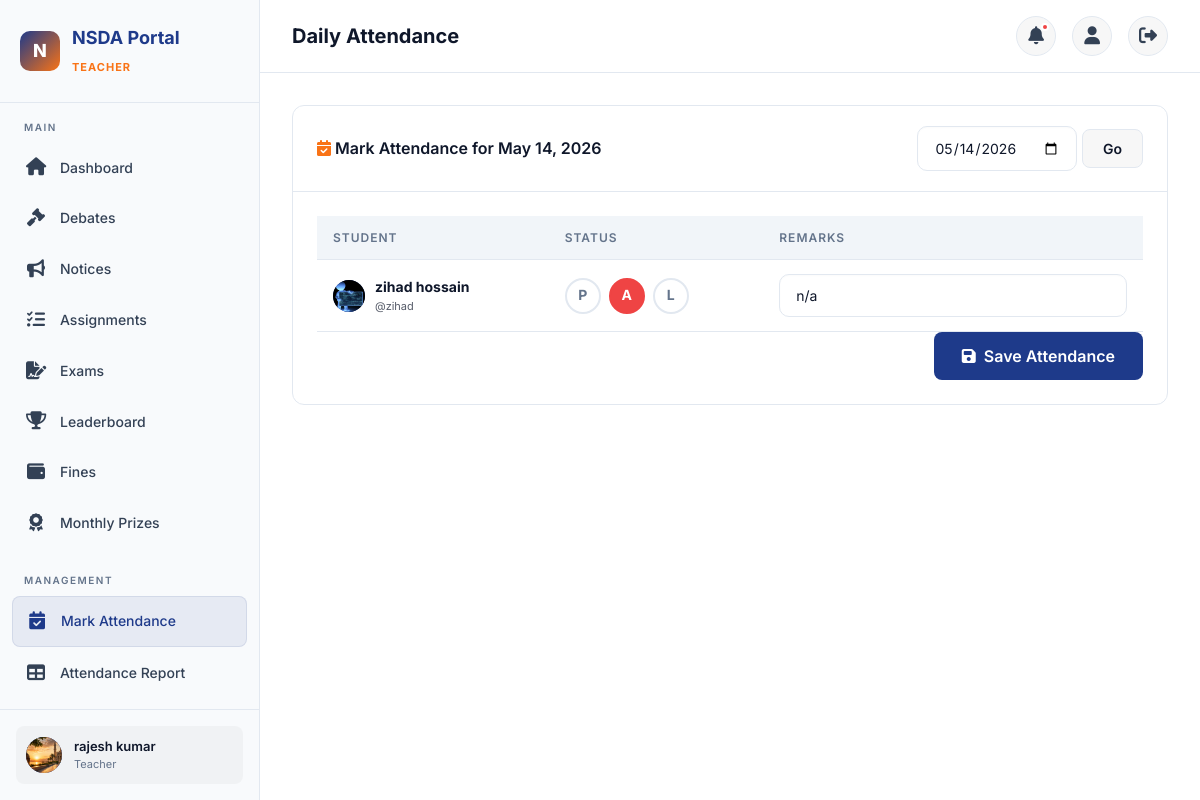
The app's page /attendance/mark/ (signed in) with its own data.
### accounts/models.py (models this page shows, shortened)
class User(AbstractUser):
    class Role(models.TextChoices):
        STUDENT = 'student', 'Student'
        CR = 'cr', 'Class Representative'
        TEACHER = 'teacher', 'Teacher'
        ADMIN = 'admin', 'Admin'
    role = models.CharField(
        max_length=10,
        choices=Role.choices,
        default=Role.STUDENT,
    )
    profile_picture = models.ImageField(
        upload_to='profiles/',
        blank=True,
        null=True,
    )
    phone = models.CharField(max_length=20, blank=True)
    bio = models.TextField(blank=True)
    grade_level = models.CharField(max_length=50, blank=True)
    school = models.CharField(max_length=200, blank=True)
    date_of_birth = models.DateField(blank=True, null=True)
    created_at = models.DateTimeField(auto_now_add=True)
    updated_at = models.DateTimeField(auto_now=True)
    @property
    def is_student(self):
        return self.role == self.Role.STUDENT
    @property
    def is_cr(self):
        return self.role == self.Role.CR
    @property
    def is_teacher(self):
        return self.role == self.Role.TEACHER
    @property
    def is_admin_user(self):
        return self.role == self.Role.ADMIN

### attendance/views.py (the view, shortened to what this page needs)
# urls.py: path('mark/', views.AttendanceMarkView.as_view(), name='mark'),
class AttendanceMarkView(TeacherOrAdminRequiredMixin, View):
    template_name = 'attendance/mark_attendance.html'
    def get(self, request):
        date_str = request.GET.get('date', timezone.now().date().isoformat())
        date = datetime.strptime(date_str, '%Y-%m-%d').date()
        students = User.objects.filter(role=User.Role.STUDENT).order_by('username')
        existing_attendance = Attendance.objects.filter(date=date).values('student_id', 'status', 'remarks')
        attendance_dict = {a['student_id']: {'status': a['status'], 'remarks': a['remarks']} for a in existing_attendance}
        return render(request, self.template_name, {
            'students': students,
            'date': date,
            'attendance_dict': attendance_dict,
        })

### accounts/mixins.py (called while the page is built)
    def test_func(self):
        return self.request.user.role in ('teacher', 'admin')

### portal/context_processors.py (called while the page is built)
def notifications_processor(request):
    if request.user.is_authenticated:
        unread_count = Notification.objects.filter(
            user=request.user, is_read=False
        ).count()
        recent_notifications = Notification.objects.filter(
            user=request.user
        ).order_by('-created_at')[:5]
        return {
            'unread_notifications_count': unread_count,
            'recent_notifications': recent_notifications
        }
    return {'unread_notifications_count': 0, 'recent_notifications': []}

### portal/templatetags/portal_extras.py (called while the page is built)
@register.filter
def get_item(dictionary, key):
    if dictionary:
        return dictionary.get(key)
    return None

### templates/attendance/mark_attendance.html (shortened to what this page needs)
{% extends "base.html" %}
{% load portal_extras %}
{% block page_title %}Daily Attendance{% endblock %}
{% block content %}
<div class="card animate-fade-in">
    <div class="card-header flex-between">
        <h3><i class="fas fa-calendar-check" style="color:var(--accent);"></i> Mark Attendance for {{ date }}</h3>
        <form method="GET" class="flex-center gap-12">
            <input type="date" name="date" value="{{ date|date:'Y-m-d' }}" class="form-control" style="width: auto;">
            <button type="submit" class="btn btn-secondary">Go</button>
        </form>
    </div>
    <div class="card-body">
        <form method="POST">
            <div class="table-container">
                <table>
                    <thead>
                        <tr>
                            <th>Student</th>
                            <th>Status</th>
                            <th>Remarks</th>
                        </tr>
                    </thead>
                    <tbody>
                        {% for student in students %}
                        {% with att=attendance_dict|get_item:student.id %}
                        <tr>
                            <td>
                                <div style="display:flex; align-items:center; gap:10px;">
                                    <div class="user-avatar" style="width:32px; height:32px; font-size:12px;">
                                        {% if student.profile_picture %}
                                            <img src="{{ student.profile_picture.url }}" alt="">
                                        {% else %}
                                            {{ student.username|first|upper }}
                                        {% endif %}
                                    </div>
                                    <div>
                                        <strong>{{ student.get_full_name|default:student.username }}</strong>
                                        <div class="text-xs text-muted">@{{ student.username }}</div>
                                    </div>
                                </div>
                            </td>
                            <td>
                                <div class="attendance-options">
                                    <label class="att-opt">
                                        <span class="opt-label present">P</span>
                                    </label>
                                    <label class="att-opt">
                                        <span class="opt-label absent">A</span>
                                    </label>
                                    <label class="att-opt">
                                        <span class="opt-label late">L</span>
                                    </label>
                                </div>
                            </td>
                            <td>
                                <input type="text" name="remarks_{{ student.id }}" value="{{ att.remarks|default:'' }}" class="form-control" placeholder="Optional notes...">
                            </td>
                        </tr>
                        {% endwith %}
                        {% endfor %}
                    </tbody>
                </table>
            </div>
            <div class="form-actions mt-16" style="text-align: right;">
                <button type="submit" class="btn btn-primary btn-lg">
                    <i class="fas fa-save"></i> Save Attendance
                </button>
            </div>
        </form>
    </div>
</div>
{% endblock %}

### templates/base.html (shortened to what this page needs)
{% load static %}
<!DOCTYPE html>
<html lang="en">
<head>
    <link rel="stylesheet" href="{% static 'css/style.css' %}">
    <link rel="stylesheet" href="https://cdnjs.cloudflare.com/ajax/libs/font-awesome/6.5.0/css/all.min.css">
</head>
<body>
<div class="app-wrapper">
    <aside class="sidebar" id="sidebar">
        <div class="sidebar-brand">
            <div class="logo">N</div>
            <div><h2>NSDA Portal</h2><small>{{ request.user.get_role_display|default:"Portal" }}</small></div>
        </div>
        <nav class="sidebar-nav">
            <div class="nav-section">
                <div class="nav-section-title">Main</div>
                <a href="{% url 'portal:dashboard' %}" class="nav-link"><span class="icon"><i class="fas fa-home"></i></span>Dashboard</a>
                <a href="{% url 'debates:list' %}" class="nav-link"><span class="icon"><i class="fas fa-gavel"></i></span>Debates</a>
                <a href="{% url 'portal:notice_list' %}" class="nav-link"><span class="icon"><i class="fas fa-bullhorn"></i></span>Notices</a>
                <a href="{% url 'portal:assignment_list' %}" class="nav-link"><span class="icon"><i class="fas fa-tasks"></i></span>Assignments</a>
                <a href="{% url 'exams:quiz_list' %}" class="nav-link"><span class="icon"><i class="fas fa-file-signature"></i></span>Exams</a>
                <a href="{% url 'portal:leaderboard' %}" class="nav-link"><span class="icon"><i class="fas fa-trophy"></i></span>Leaderboard</a>
                <a href="{% url 'finance:fine_list' %}" class="nav-link"><span class="icon"><i class="fas fa-wallet"></i></span>Fines</a>
                <a href="{% url 'attendance:prizes' %}" class="nav-link"><span class="icon"><i class="fas fa-award"></i></span>Monthly Prizes</a>
            </div>
            {% if request.user.is_teacher or request.user.is_admin_user or request.user.is_cr %}
            <div class="nav-section">
                <div class="nav-section-title">Management</div>
                {% if request.user.is_teacher or request.user.is_admin_user %}
                <a href="{% url 'attendance:mark' %}" class="nav-link"><span class="icon"><i class="fas fa-calendar-check"></i></span>Mark Attendance</a>
                <a href="{% url 'attendance:report' %}" class="nav-link"><span class="icon"><i class="fas fa-table"></i></span>Attendance Report</a>
                <a href="{% url 'accounts:student_create' %}" class="nav-link"><span class="icon"></span>Create Student</a>
                {% endif %}
            </div>
            {% endif %}
        </nav>
        <div class="sidebar-footer">
            <div class="user-card">
                <div class="user-avatar">
                    {% if request.user.profile_picture %}
                        <img src="{{ request.user.profile_picture.url }}" alt="avatar">
                    {% else %}
                        {{ request.user.first_name|first|default:request.user.username|first|upper }}
                    {% endif %}
                </div>
                <div class="user-info">
                    <div class="name">{{ request.user.get_full_name|default:request.user.username }}</div>
                    <div class="role">{{ request.user.get_role_display }}</div>
                </div>
            </div>
        </div>
    </aside>
    <main class="main-content">
        <header class="topbar">
            <div style="display:flex;align-items:center;gap:12px;">
                <h1>{% block page_title %}Dashboard{% endblock %}</h1>
            </div>
            <div class="topbar-actions">
                <div class="dropdown-wrapper">
                    <button class="btn-icon" id="notification-toggle">
                        <i class="fas fa-bell"></i>
                        {% if unread_notifications_count %}<span class="badge-dot"></span>{% endif %}
                    </button>
                </div>
                <a href="{% url 'accounts:profile' %}" class="btn-icon"><i class="fas fa-user"></i></a>
                <a href="{% url 'accounts:logout' %}" class="btn-icon"><i class="fas fa-sign-out-alt"></i></a>
            </div>
        </header>
        <div class="content-area">
            {% block content %}{% endblock %}
        </div>
    </main>
</div>
</body>
</html>

### templates/attendance/mark_attendance.html (style rules this page uses)
.attendance-options { display: flex; gap: 8px; }
.att-opt { cursor: pointer; }
.opt-label { display: flex; align-items: center; justify-content: center; width: 36px; height: 36px; border-radius: 50%; font-weight: 700; border: 2px solid #e2e8f0; color: #64748b; transition: var(--transition); }
.att-opt input:checked + .absent { background: var(--danger); color: white; border-color: var(--danger); }

### records on screen
User: user.role "TEACHER", user.profile_picture (picture), user.get_full_name "rajesh kumar", user.role "Teacher"
User: profile_picture (picture), get_full_name "zihad hossain", username "zihad", remarks "n/a"

### other values on screen
{{ date }} "May 14, 2026"
